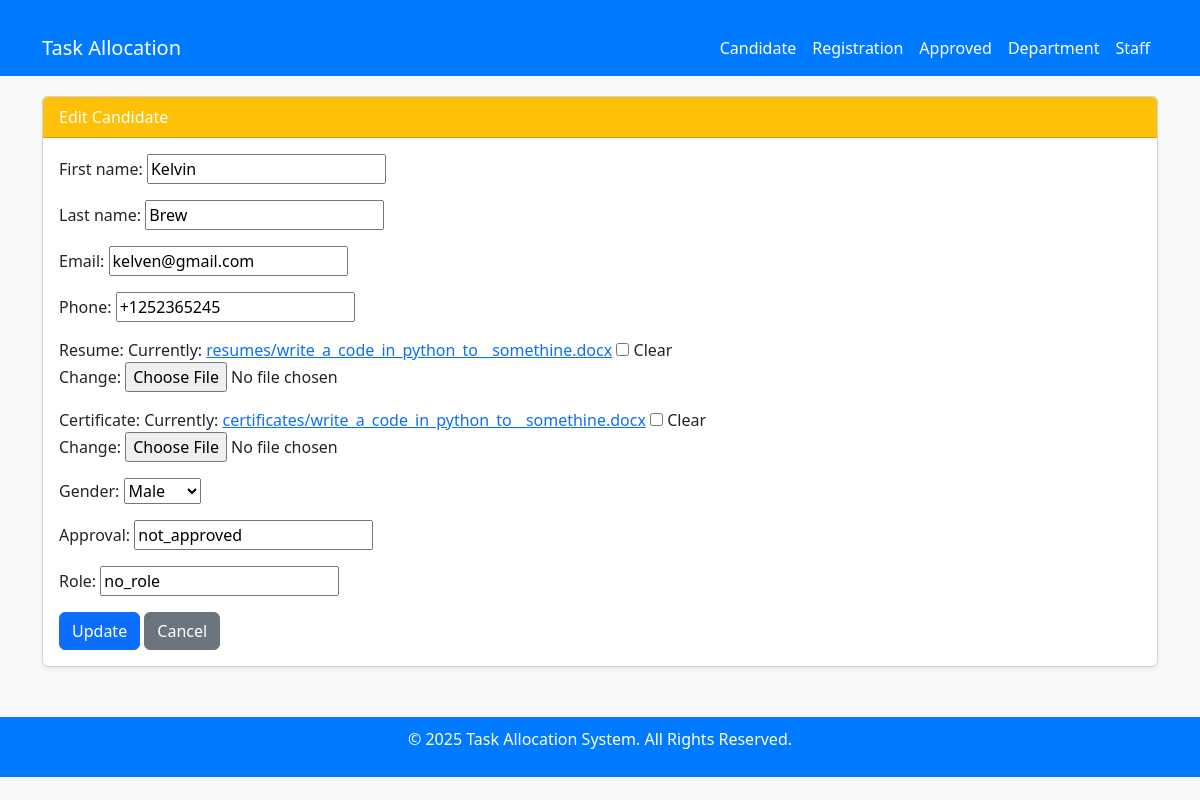
The app's page /candidates/9/edit/, older data.
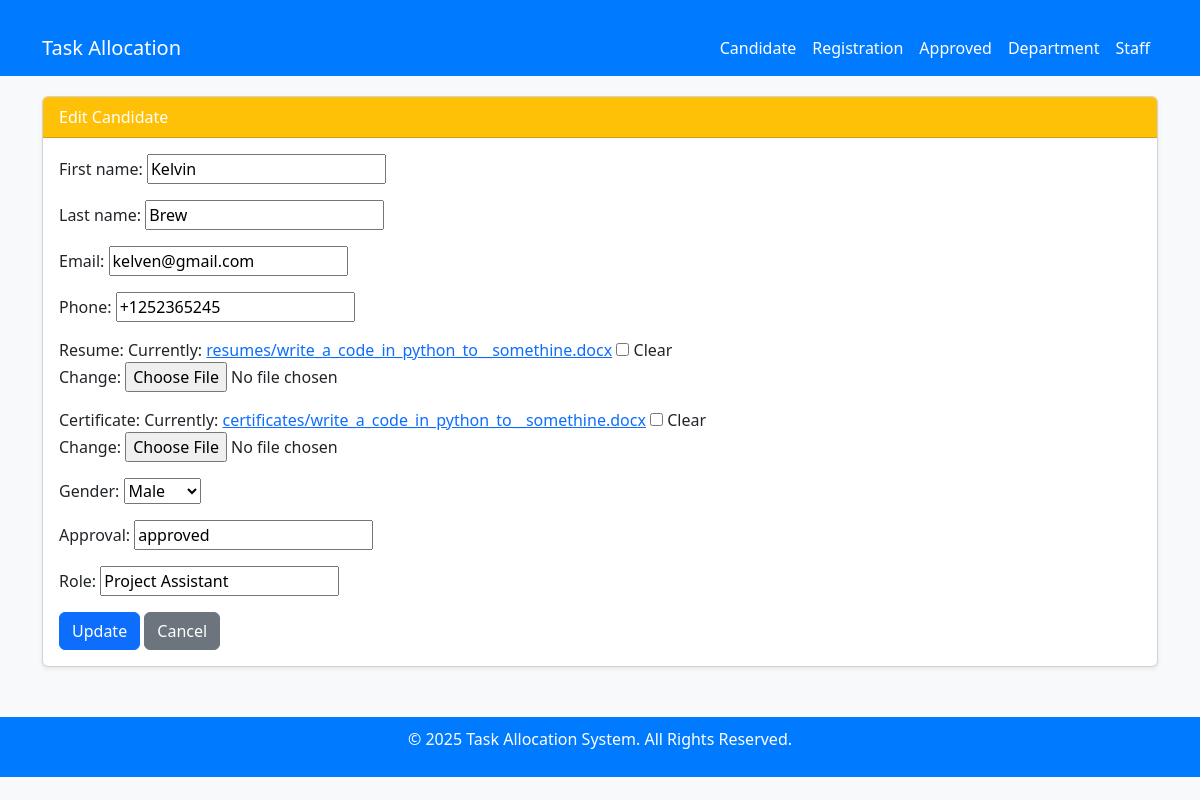
The same page, newer data.
### mainApp/models.py (models this page shows, shortened)
class Candidate(models.Model):
    first_name = models.CharField(max_length=100)
    last_name = models.CharField(max_length=100)
    email = models.EmailField(unique=True)
    phone = models.CharField(max_length=20, blank=True, null=True)
    resume = models.FileField(upload_to="resumes/", blank=True, null=True)
    certificate = models.FileField(upload_to="certificates/", blank=True, null=True)
    GENDER_LIST = [
        ("Male" ,"Male"),
        ("Female" , "Female"),
    ]
    gender = models.CharField(max_length=50, choices=GENDER_LIST, default="Male")
    approval = models.CharField(max_length=20, default='not_approved')
    role = models.CharField(max_length=50, default='no_role')
    date_applied = models.DateTimeField(auto_now_add=True)

### mainApp/views.py (the view)
# urls.py: path('candidates/<int:candidate_id>/edit/', views.edit_candidate, name='edit_candidate'),
def edit_candidate(request, candidate_id):
    candidate = get_object_or_404(Candidate, id=candidate_id)
    if request.method == "POST":
        form = CandidateForm(request.POST, instance=candidate)
        if form.is_valid():
            form.save()
            messages.success(request, "Candidate updated successfully!")
            return redirect('candidate_list')
    else:
        form = CandidateForm(instance=candidate)
    return render(request, 'task_allocation/candidates/edit_candidate.html', {'form': form})

### mainApp/forms.py
class CandidateForm(forms.ModelForm):
    class Meta:
        model = Candidate
        fields = '__all__'

### templates/task_allocation/candidates/edit_candidate.html (shortened to what this page needs)
{% extends '../base.html' %}
{% block content %}
<div class="card shadow-sm">
  <div class="card-header bg-warning text-white">Edit Candidate</div>
  <div class="card-body">
    <form method="POST">
      {% csrf_token %} {{ form.as_p }}
      <button type="submit" class="btn btn-primary">Update</button>
      <a href="{% url 'candidate_list' %}" class="btn btn-secondary">Cancel</a>
    </form>
  </div>
</div>
{% endblock %}

Row changes from the older to the newer data that the page shows:
changed Candidate "Kelvin": approval "not_approved" → "approved"; role "no_role" → "Project Assistant"
